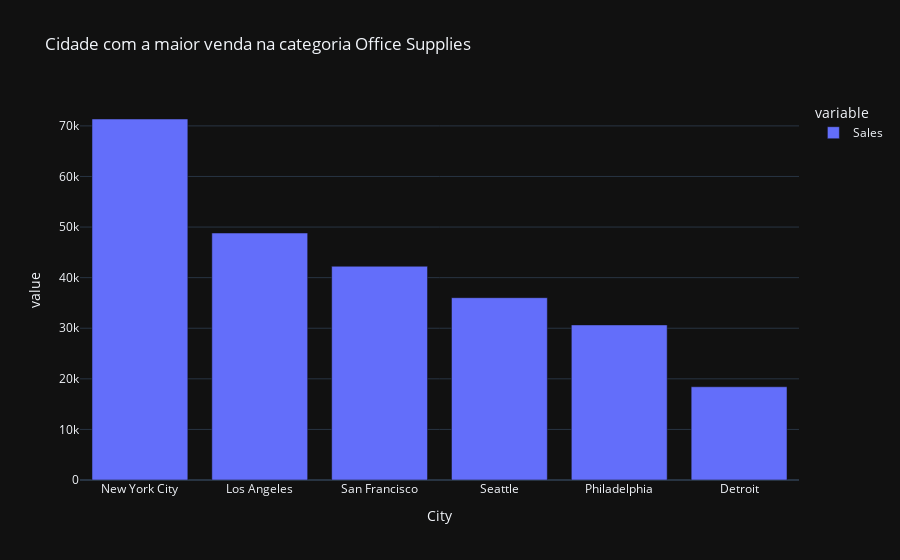

Notebook source saved alongside this figure:
### Code cell
df2=df2.iloc[0:6,:]
graf = px.bar(df2,title='Cidade com a maior venda na categoria Office Supplies',template='plotly_dark')
graf.show()

### Figure 1 — Plotly figure (JSON) as saved in the notebook; plotly's stock layout.template omitted (floating-point values rounded to 4 significant figures)
{"data": [{"alignmentgroup": "True", "hovertemplate": "variable=Sales<br>City=%{x}<br>value=%{y}<extra></extra>", "legendgroup": "Sales", "marker": {"color": "#636efa", "pattern": {"shape": ""}}, "name": "Sales", "offsetgroup": "Sales", "orientation": "v", "showlegend": true, "textposition": "auto", "type": "bar", "x": ["New York City", "Los Angeles", "San Francisco", "Seattle", "Philadelphia", "Detroit"], "xaxis": "x", "y": [71360.0, 48820.0, 42250.0, 36040.0, 30660.0, 18430.0], "yaxis": "y"}], "layout": {"autosize": true, "barmode": "relative", "legend": {"title": {"text": "variable"}, "tracegroupgap": 0}, "title": {"text": "Cidade com a maior venda na categoria Office Supplies"}, "xaxis": {"anchor": "y", "autorange": true, "domain": [0, 1], "range": [-0.5, 5.5], "title": {"text": "City"}, "type": "category"}, "yaxis": {"anchor": "x", "autorange": true, "domain": [0, 1], "range": [0, 75120.0], "title": {"text": "value"}, "type": "linear"}}}
